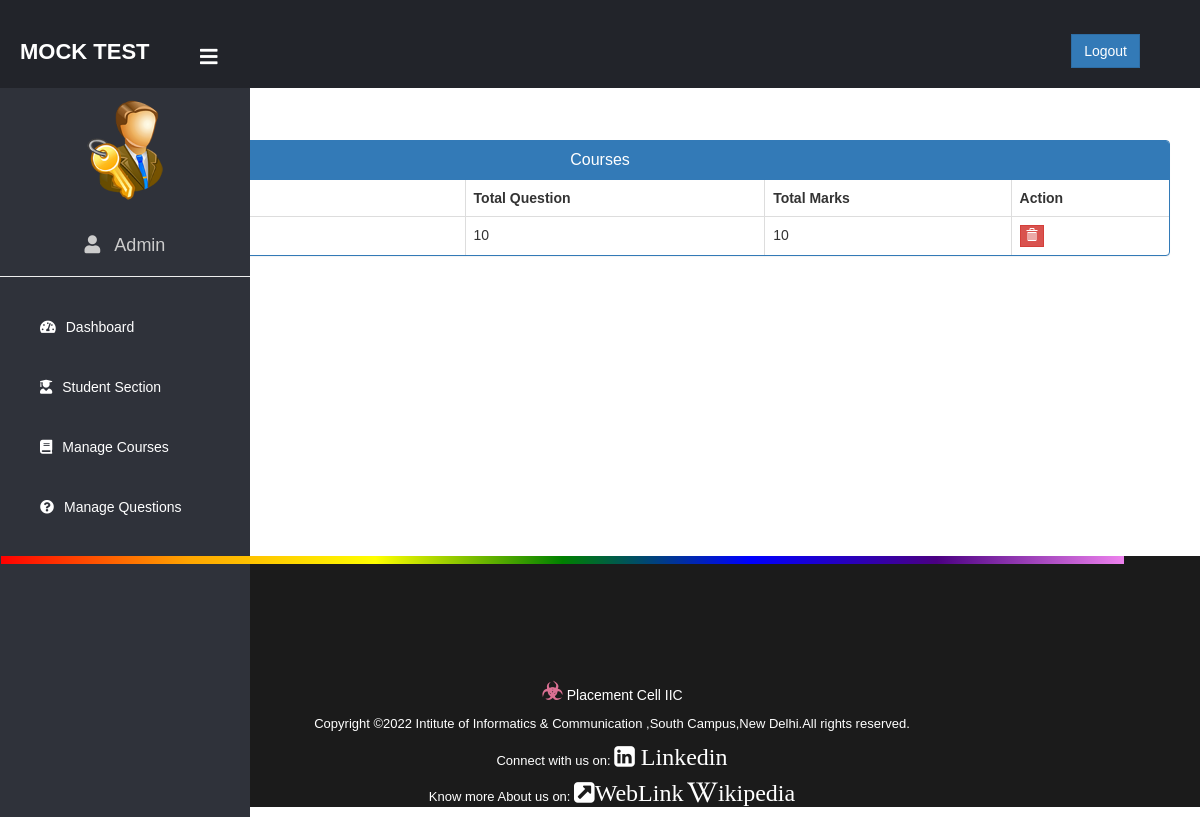
The app's page /admin-view-course (signed in), older data.
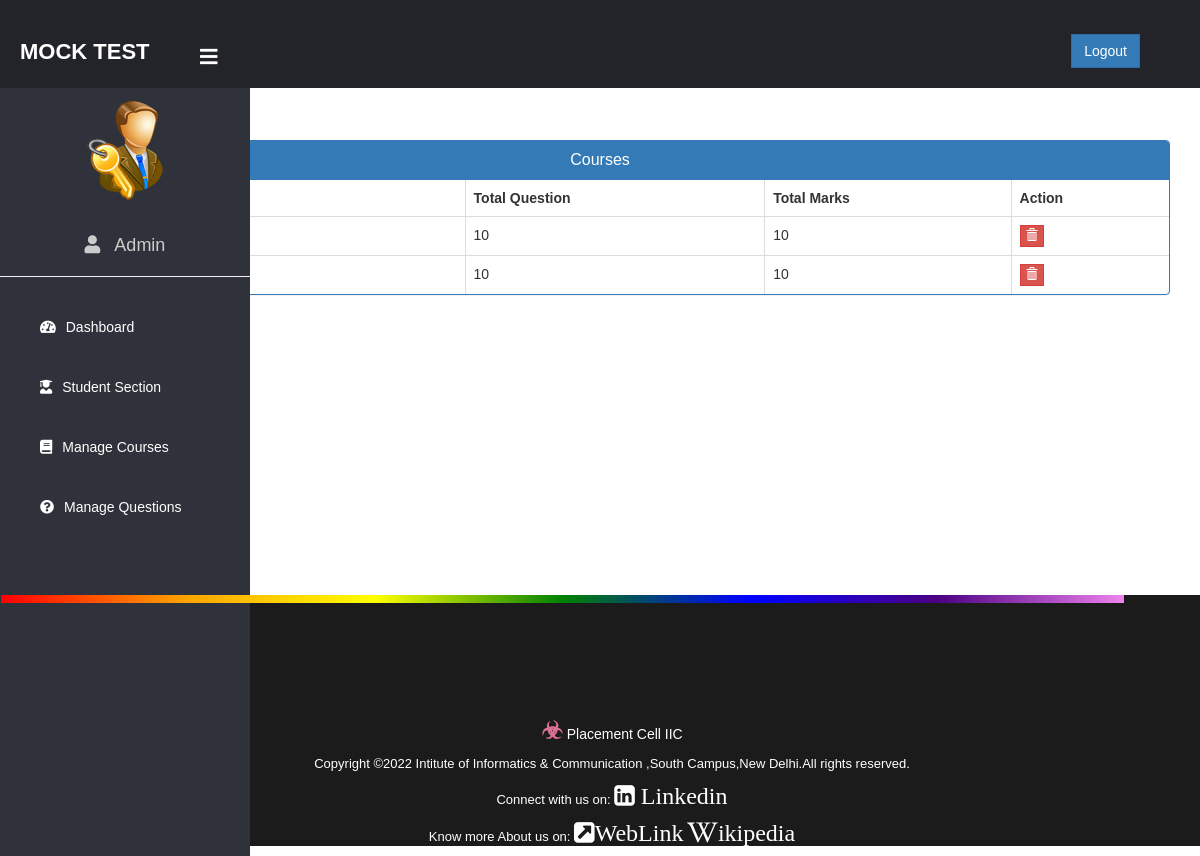
The same page, newer data.
### exam/models.py (models this page shows, shortened)
class Course(models.Model):
   course_name = models.CharField(max_length=50)
   question_number = models.PositiveIntegerField()
   total_marks = models.PositiveIntegerField()

### exam/views.py (the view)
# urls.py: path('admin-view-course', views.admin_view_course_view,name='admin-view-course'),
@login_required(login_url='adminlogin')
def admin_view_course_view(request):
    courses = models.Course.objects.all()
    return render(request,'exam/admin_view_course.html',{'courses':courses})

### templates/exam/admin_view_course.html (shortened to what this page needs)
{% extends 'exam/adminbase.html' %}
{% block content %}
{%load static%}
<head>
  <link href="//netdna.bootstrapcdn.com/bootstrap/3.0.0/css/bootstrap.min.css" rel="stylesheet" id="bootstrap-css">
</head>
<br><br>
<div class="container">
  <div class="panel panel-primary">
    <div class="panel-heading">
      <h6 class="panel-title">Courses</h6>
    </div>
    <table class="table table-hover table-bordered" id="dev-table">
      <thead>
        <tr>
          <th>Course</th>
          <th>Total Question</th>
          <th>Total Marks</th>
          <th>Action</th>
        </tr>
      </thead>
      {% for t in courses %}
      <tr>
        <td> {{t.course_name}}</td>
        <td>{{t.question_number}}</td>
        <td>{{t.total_marks}}</td>
        <td><a class="btn btn-danger btn-xs" style="border-radius: 0%;" href="{% url 'delete-course' t.id  %}"><span class="glyphicon glyphicon-trash"></span></a></td>
      </tr>
      {% endfor %}
    </table>
  </div>
</div>
<br><br><br><br><br><br>
{% endblock content %}

Row changes from the older to the newer data that the page shows:
added Course: question_number "10", total_marks "10"
